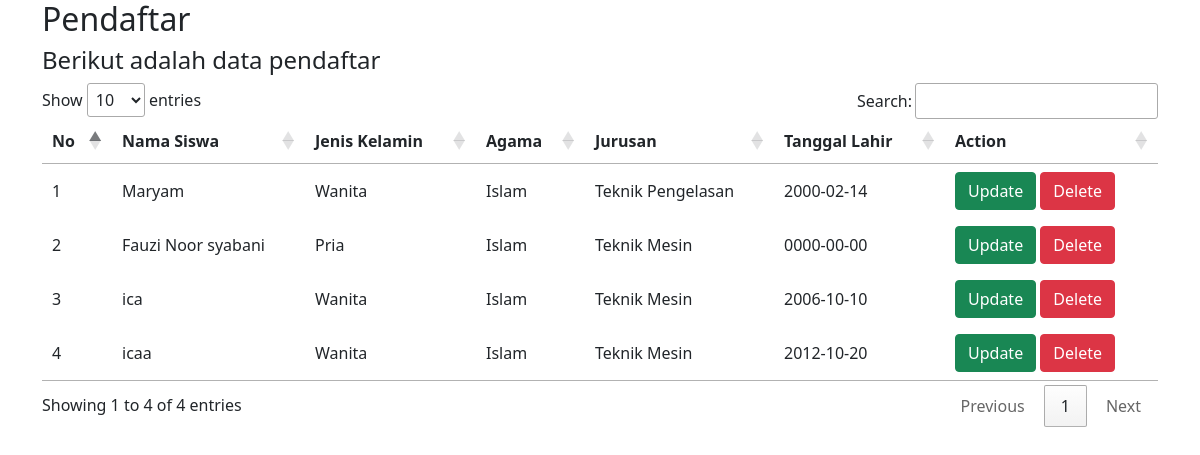
Page /bukti.php on the committed database.
### tables this page shows
CREATE TABLE `ppdb` (
  `id` int(255) NOT NULL,
  `nama_siswa` varchar(255) NOT NULL,
  `tempat` varchar(255) NOT NULL,
  `tgl_lahir` date NOT NULL,
  `jenis_kel` enum('Pria','Wanita') NOT NULL,
  `agama` enum('Islam','Kristen','Hindu','Konghuch','Budha') NOT NULL,
  `nm_ayah` varchar(255) NOT NULL,
  `nm_ibu` varchar(255) NOT NULL,
  `job_ayah` varchar(255) NOT NULL,
  `kampung` varchar(255) NOT NULL,
  `rtrw` varchar(255) NOT NULL,
  `desa` varchar(255) NOT NULL,
  `kecamatan` varchar(255) NOT NULL,
  `kabupaten` varchar(255) NOT NULL,
  `asal_sklh` varchar(255) NOT NULL,
  `jurusan` enum('Teknik Mesin','Teknik Pengelasan','Desain Grafis') NOT NULL,
  `no_siswa` varchar(255) NOT NULL,
  `no_ortu` varchar(255) NOT NULL,
  `tau_smk` varchar(255) NOT NULL
);

### bukti.php (the view, shortened to what this page needs)
<?php
include('admin/config/koneksi.php');
$data_pendaftar   = mysqli_query($conn, "SELECT * FROM ppdb");
$nomor = 1;
?>
<!DOCTYPE html>
<html lang="en">
<head>
    <link href="https://cdn.jsdelivr.net/npm/bootstrap@5.0.0-beta2/dist/css/bootstrap.min.css" rel="stylesheet">
    <link rel="stylesheet" href="https://cdn.datatables.net/1.11.3/css/jquery.dataTables.min.css">
</head>
<body>
    <section id="content" class="single-wrapper">
        <div class="our-features grey-background">
            <div class="container">
                <div class="heading-block wow fadeIn">
                    <h2>Pendaftar</h2>
                    <h4 class="tagline">Berikut adalah data pendaftar</h4>
                </div>
                <table id="tabel-data">
                    <thead>
                        <tr>
                            <th><b>No</b></th>
                            <th><b>Nama Siswa</b></th>
                            <th><b>Jenis Kelamin</b></th>
                            <th><b>Agama</b></th>
                            <th><b>Jurusan</b></th>
                            <th><b>Tanggal Lahir</b></th>
                            <th class="no-print"><b>Action</b></th>
                        </tr>
                    </thead>
                    <tbody>
                        <?php
                        while ($data = mysqli_fetch_array($data_pendaftar)) {
                        ?>
                            <tr>
                                <td><?php echo $nomor++; ?></td>
                                <td><?php echo $data['nama_siswa']; ?></td>
                                <td><?php echo $data['jenis_kel']; ?></td>
                                <td><?php echo $data['agama']; ?></td>
                                <td><?php echo $data['jurusan']; ?></td>
                                <td><?php echo $data['tgl_lahir']; ?></td>
                                <td class="no-print">
                                    <a href="update_reguler.php?nisn=<?php echo $data['id'] ?>" class="btn btn-success no-print">Update</a>
                                    <a href="delete_reguler.php?nisn=<?php echo $data['id'] ?>" class="btn btn-danger no-print">Delete</a>
                                </td>
                            </tr>
                        <?php
                        }
                        ?>
                    </tbody>
                </table>
            </div>
</body>
</html>

### rows in the picture
ppdb: nama_siswa "Maryam", jenis_kel "Wanita", agama "Islam", jurusan "Teknik Pengelasan", tgl_lahir "2000-02-14"
ppdb: nama_siswa "Fauzi Noor syabani", jenis_kel "Pria", agama "Islam", jurusan "Teknik Mesin", tgl_lahir "0000-00-00"
ppdb: nama_siswa "ica", jenis_kel "Wanita", agama "Islam", jurusan "Teknik Mesin", tgl_lahir "2006-10-10"
ppdb: nama_siswa "icaa", jenis_kel "Wanita", agama "Islam", jurusan "Teknik Mesin", tgl_lahir "2012-10-20"
